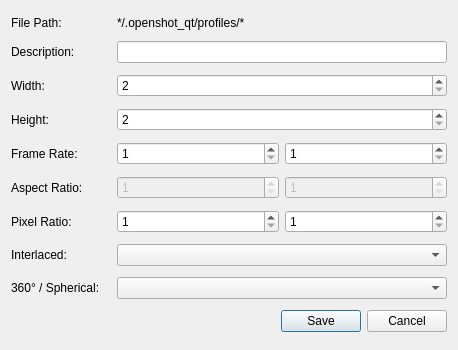
<?xml version="1.0" encoding="UTF-8"?>
<ui version="4.0">
 <class>ProfileEditDialog</class>
 <widget class="QDialog" name="ProfileEditDialog">
  <property name="geometry">
   <rect>
    <x>0</x>
    <y>0</y>
    <width>458</width>
    <height>350</height>
   </rect>
  </property>
  <property name="windowTitle">
   <string>Create Profile</string>
  </property>
  <layout class="QGridLayout" name="gridLayout">
   <item row="0" column="0">
    <layout class="QHBoxLayout" name="horizontalLayout_filePath">
     <item>
      <widget class="QLabel" name="lblFilePath">
       <property name="minimumSize">
        <size>
         <width>100</width>
         <height>0</height>
        </size>
       </property>
       <property name="text">
        <string>File Path:</string>
       </property>
      </widget>
     </item>
     <item>
      <widget class="QLabel" name="lblFilePathValue">
       <property name="sizePolicy">
        <sizepolicy hsizetype="Expanding" vsizetype="Fixed">
         <horstretch>0</horstretch>
         <verstretch>0</verstretch>
        </sizepolicy>
       </property>
       <property name="text">
        <string>*/.openshot_qt/profiles/*</string>
       </property>
       <property name="textFormat">
        <enum>Qt::MarkdownText</enum>
       </property>
      </widget>
     </item>
    </layout>
   </item>
   <item row="5" column="0">
    <layout class="QHBoxLayout" name="horizontalLayout_12">
     <item>
      <widget class="QLabel" name="lblAspectRatio">
       <property name="minimumSize">
        <size>
         <width>100</width>
         <height>0</height>
        </size>
       </property>
       <property name="text">
        <string>Aspect Ratio:</string>
       </property>
      </widget>
     </item>
     <item>
      <widget class="QSpinBox" name="txtAspectRatioNum">
       <property name="enabled">
        <bool>false</bool>
       </property>
       <property name="sizePolicy">
        <sizepolicy hsizetype="Expanding" vsizetype="Fixed">
         <horstretch>0</horstretch>
         <verstretch>0</verstretch>
        </sizepolicy>
       </property>
       <property name="minimum">
        <number>1</number>
       </property>
       <property name="maximum">
        <number>9999</number>
       </property>
      </widget>
     </item>
     <item>
      <widget class="QSpinBox" name="txtAspectRatioDen">
       <property name="enabled">
        <bool>false</bool>
       </property>
       <property name="sizePolicy">
        <sizepolicy hsizetype="Expanding" vsizetype="Fixed">
         <horstretch>0</horstretch>
         <verstretch>0</verstretch>
        </sizepolicy>
       </property>
       <property name="minimum">
        <number>1</number>
       </property>
       <property name="maximum">
        <number>9999</number>
       </property>
      </widget>
     </item>
    </layout>
   </item>
   <item row="11" column="0">
    <widget class="QDialogButtonBox" name="buttonBox">
     <property name="orientation">
      <enum>Qt::Horizontal</enum>
     </property>
     <property name="standardButtons">
      <set>QDialogButtonBox::Cancel|QDialogButtonBox::Save</set>
     </property>
    </widget>
   </item>
   <item row="1" column="0">
    <layout class="QHBoxLayout" name="horizontalLayout_6">
     <item>
      <widget class="QLabel" name="lblProfile_2">
       <property name="minimumSize">
        <size>
         <width>100</width>
         <height>0</height>
        </size>
       </property>
       <property name="text">
        <string>Description:</string>
       </property>
      </widget>
     </item>
     <item>
      <widget class="QLineEdit" name="txtProfileName">
       <property name="sizePolicy">
        <sizepolicy hsizetype="Expanding" vsizetype="Fixed">
         <horstretch>0</horstretch>
         <verstretch>0</verstretch>
        </sizepolicy>
       </property>
      </widget>
     </item>
    </layout>
   </item>
   <item row="3" column="0">
    <layout class="QHBoxLayout" name="horizontalLayout_10">
     <item>
      <widget class="QLabel" name="lblHeight">
       <property name="minimumSize">
        <size>
         <width>100</width>
         <height>0</height>
        </size>
       </property>
       <property name="text">
        <string>Height:</string>
       </property>
      </widget>
     </item>
     <item>
      <widget class="QSpinBox" name="txtHeight">
       <property name="sizePolicy">
        <sizepolicy hsizetype="Expanding" vsizetype="Fixed">
         <horstretch>0</horstretch>
         <verstretch>0</verstretch>
        </sizepolicy>
       </property>
       <property name="minimum">
        <number>2</number>
       </property>
       <property name="maximum">
        <number>40000</number>
       </property>
      </widget>
     </item>
    </layout>
   </item>
   <item row="2" column="0">
    <layout class="QHBoxLayout" name="horizontalLayout_11">
     <item>
      <widget class="QLabel" name="lblWidth">
       <property name="minimumSize">
        <size>
         <width>100</width>
         <height>0</height>
        </size>
       </property>
       <property name="text">
        <string>Width:</string>
       </property>
      </widget>
     </item>
     <item>
      <widget class="QSpinBox" name="txtWidth">
       <property name="sizePolicy">
        <sizepolicy hsizetype="Expanding" vsizetype="Fixed">
         <horstretch>0</horstretch>
         <verstretch>0</verstretch>
        </sizepolicy>
       </property>
       <property name="minimum">
        <number>2</number>
       </property>
       <property name="maximum">
        <number>40000</number>
       </property>
      </widget>
     </item>
    </layout>
   </item>
   <item row="9" column="0">
    <layout class="QHBoxLayout" name="horizontalLayout_15">
     <property name="bottomMargin">
      <number>0</number>
     </property>
     <item>
      <widget class="QLabel" name="lblInterlaced">
       <property name="minimumSize">
        <size>
         <width>100</width>
         <height>0</height>
        </size>
       </property>
       <property name="text">
        <string>Interlaced:</string>
       </property>
      </widget>
     </item>
     <item>
      <widget class="QComboBox" name="cboInterlaced">
       <property name="sizePolicy">
        <sizepolicy hsizetype="Expanding" vsizetype="Fixed">
         <horstretch>0</horstretch>
         <verstretch>0</verstretch>
        </sizepolicy>
       </property>
      </widget>
     </item>
    </layout>
   </item>
   <item row="10" column="0">
    <layout class="QHBoxLayout" name="horizontalLayout_16">
     <property name="bottomMargin">
      <number>0</number>
     </property>
     <item>
      <widget class="QLabel" name="lblSpherical">
       <property name="minimumSize">
        <size>
         <width>100</width>
         <height>0</height>
        </size>
       </property>
       <property name="text">
        <string>360° / Spherical:</string>
       </property>
      </widget>
     </item>
     <item>
      <widget class="QComboBox" name="cboSpherical">
       <property name="sizePolicy">
        <sizepolicy hsizetype="Expanding" vsizetype="Fixed">
         <horstretch>0</horstretch>
         <verstretch>0</verstretch>
        </sizepolicy>
       </property>
      </widget>
     </item>
    </layout>
   </item>
   <item row="8" column="0">
    <layout class="QHBoxLayout" name="horizontalLayout_13">
     <item>
      <widget class="QLabel" name="lblPixelRatio">
       <property name="minimumSize">
        <size>
         <width>100</width>
         <height>0</height>
        </size>
       </property>
       <property name="text">
        <string>Pixel Ratio:</string>
       </property>
      </widget>
     </item>
     <item>
      <widget class="QSpinBox" name="txtPixelRatioNum">
       <property name="sizePolicy">
        <sizepolicy hsizetype="Expanding" vsizetype="Fixed">
         <horstretch>0</horstretch>
         <verstretch>0</verstretch>
        </sizepolicy>
       </property>
       <property name="minimum">
        <number>1</number>
       </property>
       <property name="maximum">
        <number>9999</number>
       </property>
      </widget>
     </item>
     <item>
      <widget class="QSpinBox" name="txtPixelRatioDen">
       <property name="sizePolicy">
        <sizepolicy hsizetype="Expanding" vsizetype="Fixed">
         <horstretch>0</horstretch>
         <verstretch>0</verstretch>
        </sizepolicy>
       </property>
       <property name="minimum">
        <number>1</number>
       </property>
       <property name="maximum">
        <number>9999</number>
       </property>
      </widget>
     </item>
    </layout>
   </item>
   <item row="4" column="0">
    <layout class="QHBoxLayout" name="horizontalLayout_14">
     <item>
      <widget class="QLabel" name="lblFrameRate">
       <property name="minimumSize">
        <size>
         <width>100</width>
         <height>0</height>
        </size>
       </property>
       <property name="text">
        <string>Frame Rate:</string>
       </property>
      </widget>
     </item>
     <item>
      <widget class="QSpinBox" name="txtFrameRateNum">
       <property name="sizePolicy">
        <sizepolicy hsizetype="Expanding" vsizetype="Fixed">
         <horstretch>0</horstretch>
         <verstretch>0</verstretch>
        </sizepolicy>
       </property>
       <property name="minimum">
        <number>1</number>
       </property>
       <property name="maximum">
        <number>99999</number>
       </property>
      </widget>
     </item>
     <item>
      <widget class="QSpinBox" name="txtFrameRateDen">
       <property name="sizePolicy">
        <sizepolicy hsizetype="Expanding" vsizetype="Fixed">
         <horstretch>0</horstretch>
         <verstretch>0</verstretch>
        </sizepolicy>
       </property>
       <property name="minimum">
        <number>1</number>
       </property>
       <property name="maximum">
        <number>9999</number>
       </property>
      </widget>
     </item>
    </layout>
   </item>
  </layout>
 </widget>
 <tabstops>
  <tabstop>txtProfileName</tabstop>
  <tabstop>txtWidth</tabstop>
  <tabstop>txtHeight</tabstop>
  <tabstop>txtFrameRateNum</tabstop>
  <tabstop>txtFrameRateDen</tabstop>
  <tabstop>txtAspectRatioNum</tabstop>
  <tabstop>txtAspectRatioDen</tabstop>
  <tabstop>txtPixelRatioNum</tabstop>
  <tabstop>txtPixelRatioDen</tabstop>
  <tabstop>cboInterlaced</tabstop>
  <tabstop>cboSpherical</tabstop>
 </tabstops>
 <resources/>
 <connections>
  <connection>
   <sender>buttonBox</sender>
   <signal>accepted()</signal>
   <receiver>ProfileEditDialog</receiver>
   <slot>accept()</slot>
   <hints>
    <hint type="sourcelabel">
     <x>228</x>
     <y>327</y>
    </hint>
    <hint type="destinationlabel">
     <x>228</x>
     <y>174</y>
    </hint>
   </hints>
  </connection>
  <connection>
   <sender>buttonBox</sender>
   <signal>rejected()</signal>
   <receiver>ProfileEditDialog</receiver>
   <slot>reject()</slot>
   <hints>
    <hint type="sourcelabel">
     <x>228</x>
     <y>327</y>
    </hint>
    <hint type="destinationlabel">
     <x>228</x>
     <y>174</y>
    </hint>
   </hints>
  </connection>
 </connections>
</ui>
